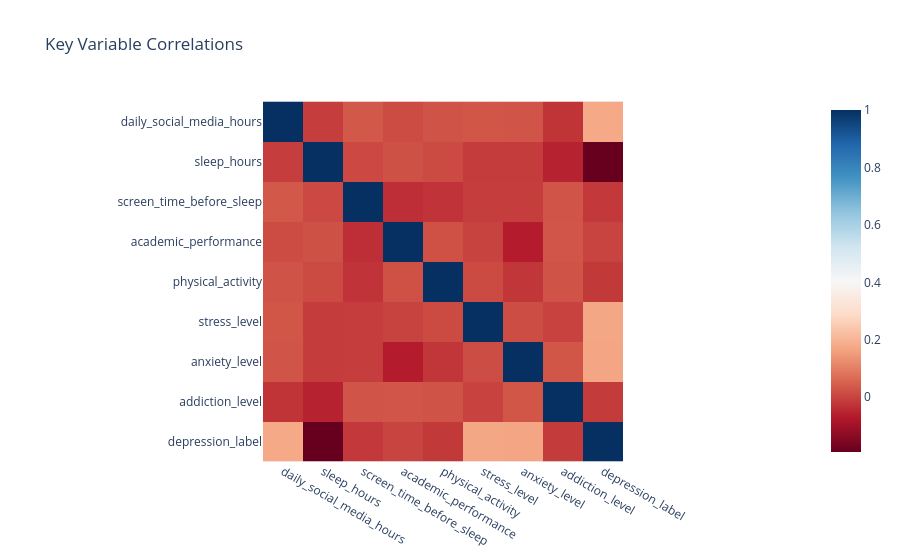

Source (notebook cell):
### Code cell
# Correlations (numeric)
corr = numerical_cols.corr()
fig = px.imshow(corr, color_continuous_scale='RdBu', title='Key Variable Correlations')
fig.show()  # [chart:2]

### Figure 1 — Plotly figure (JSON) as saved in the notebook; plotly's stock layout.template omitted (floating-point values rounded to 4 significant figures)
{"data": [{"coloraxis": "coloraxis", "hovertemplate": "x: %{x}<br>y: %{y}<br>color: %{z}<extra></extra>", "name": "0", "type": "heatmap", "x": ["daily_social_media_hours", "sleep_hours", "screen_time_before_sleep", "academic_performance", "physical_activity", "stress_level", "anxiety_level", "addiction_level", "depression_label"], "xaxis": "x", "y": ["daily_social_media_hours", "sleep_hours", "screen_time_before_sleep", "academic_performance", "physical_activity", "stress_level", "anxiety_level", "addiction_level", "depression_label"], "yaxis": "y", "z": [[1.0, -0.009472, 0.03578, 0.01318, 0.02555, 0.0307, 0.02783, -0.02496, 0.1752], [-0.009472, 1.0, 0.01024, 0.02187, 0.0127, -0.01098, -0.01188, -0.05484, -0.1906], [0.03578, 0.01024, 1.0, -0.03472, -0.02645, -0.00865, -0.01034, 0.02888, -0.0165], [0.01318, 0.02187, -0.03472, 1.0, 0.02331, -0.0006002, -0.06438, 0.02935, 0.001441], [0.02555, 0.0127, -0.02645, 0.02331, 1.0, 0.01216, -0.02223, 0.0262, -0.0176], [0.0307, -0.01098, -0.00865, -0.0006002, 0.01216, 1.0, 0.01581, -0.0001294, 0.1705], [0.02783, -0.01188, -0.01034, -0.06438, -0.02223, 0.01581, 1.0, 0.03115, 0.1696], [-0.02496, -0.05484, 0.02888, 0.02935, 0.0262, -0.0001294, 0.03115, 1.0, -0.01395], [0.1752, -0.1906, -0.0165, 0.001441, -0.0176, 0.1705, 0.1696, -0.01395, 1.0]]}], "layout": {"coloraxis": {"colorscale": [[0, "rgb(103,0,31)"], [0.1, "rgb(178,24,43)"], [0.2, "rgb(214,96,77)"], [0.3, "rgb(244,165,130)"], [0.4, "rgb(253,219,199)"], [0.5, "rgb(247,247,247)"], [0.6, "rgb(209,229,240)"], [0.7, "rgb(146,197,222)"], [0.8, "rgb(67,147,195)"], [0.9, "rgb(33,102,172)"], [1, "rgb(5,48,97)"]]}, "title": {"text": "Key Variable Correlations"}, "xaxis": {"anchor": "y", "constrain": "domain", "domain": [0, 1], "scaleanchor": "y"}, "yaxis": {"anchor": "x", "autorange": "reversed", "constrain": "domain", "domain": [0, 1]}}}
